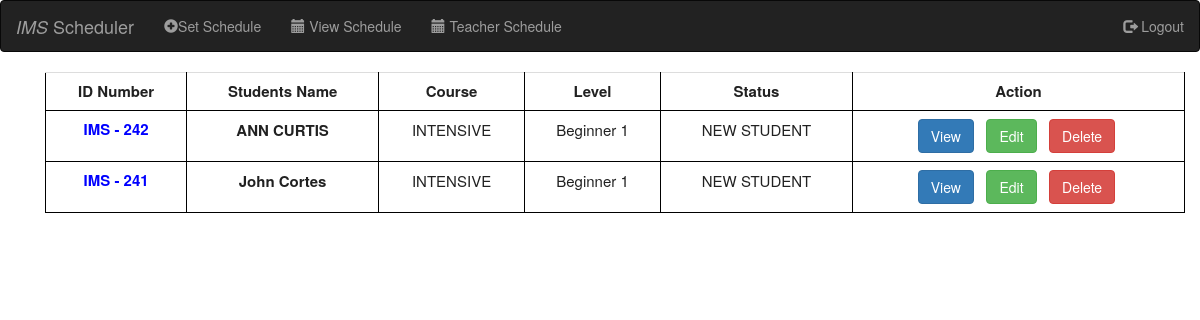
The page /corlist.php on the database its author committed.
### tables this page shows
CREATE TABLE `student` (
  `student_id` int(11) NOT NULL,
  `student_name` varchar(250) NOT NULL,
  `course_id` int(11) NOT NULL,
  `level_id` int(11) NOT NULL,
  `student_status` enum('NEW STUDENT','OLD STUDENT','NO STATUS') NOT NULL,
  `start_date` date DEFAULT NULL,
  `end_date` date DEFAULT NULL
);

CREATE TABLE `course` (
  `course_id` int(11) NOT NULL,
  `course_code` varchar(259) NOT NULL,
  `course_name` varchar(250) NOT NULL,
  `course` varchar(250) NOT NULL,
  `level_id` int(11) NOT NULL,
  `created_at` timestamp NOT NULL DEFAULT current_timestamp(),
  `updated_at` timestamp NULL DEFAULT NULL
);

CREATE TABLE `level` (
  `level_id` int(11) NOT NULL,
  `level_name` varchar(500) NOT NULL,
  `created_at` timestamp NOT NULL DEFAULT current_timestamp(),
  `created_by` varchar(100) NOT NULL
);

### corlist.php (the view, shortened to what this page needs)
<?php
include_once("header.php");
include_once("navbar.php");
require 'databaasee.php';
?>
<html>
<head>
</head>
<body>
    <div class="container">
            <?php
            $query = "SELECT * FROM student AS s
                                INNER JOIN level AS l ON s.level_id = l.level_id
                                INNER JOIN course AS c ON s.course_id = c.course_id
                            ORDER BY student_id DESC
                      ";
            $result = mysqli_query($connect, $query) or die(mysqli_error($connect));
            echo "<div class='container'>
                    <table class='table table-primary' style='width:100%;table-layout:auto;'>
                            <tr>
                                <th>ID Number </th>
                                <th>Students Name </th>
                                <th>Course</th>
                                <th>Level</th>
                                <th>Status</th>
                                <th>Action</th>
                            </tr>";
            while ($row = mysqli_fetch_assoc($result)) {
                $student_name = $row['student_name'];
                echo "<tr>";
                echo "<td style= 'color:blue'> <B><center> IMS - " . htmlspecialchars($row['student_id']) . "</td>";
                echo "<td style='text-align: center'><B>" . htmlspecialchars($student_name) . " </B></td>";
                echo "<td style='text-align: center'>" . htmlspecialchars($row['course_name']) . "</td>";
                echo "<td style='text-align: center'>" . htmlspecialchars($row['level_name']) . "</td>";
                echo "<td style='text-align: center'>" . htmlspecialchars($row['student_status']) . "</td>";
                echo "<td style='text-align: center'>
                        <form class='form-horizontal' method='post' action='corlist.php'>
                        <input name='student_id' type='hidden' value='" . $row['student_id'] . "';>
                        <a href='view.php?id=" . $row['student_id'] . "' class='btn btn-primary'> View </a> &nbsp;
                        <a href='edit.php?id=" . $row['student_id'] . "' class='btn btn-success'>Edit</a> &nbsp;
                        <input type='submit' class='btn btn-danger' name='delete' value='Delete'>&nbsp;
                        </form></td>";
                echo "</tr>";
            }
            echo "</table>";
            ?>
    </div>
    </div>
</body>
</html>
<?php
include_once("footer.php");
?>

### style.css (style rules this page uses)
.table, th, td { border: 1px solid rgb(0, 0, 0); border-collapse: collapse; color: #212121; font-size: 15px; }
th, td { background-color: #ffffff; }

### corlist.php (style rules this page uses)
body { background-color: white; color: black; }
th { text-align: center; }
tr { height: 10px; }
td { padding-top: 5px; padding-left: 20px; padding-bottom: 5px; height: 20px; }

### rows shown on the page
student: student_id "242", student_name "ANN CURTIS", course.course_name "INTENSIVE", level.level_name "Beginner 1", student_status "NEW STUDENT"
student: student_id "241", student_name "John Cortes", course.course_name "INTENSIVE", level.level_name "Beginner 1", student_status "NEW STUDENT"
